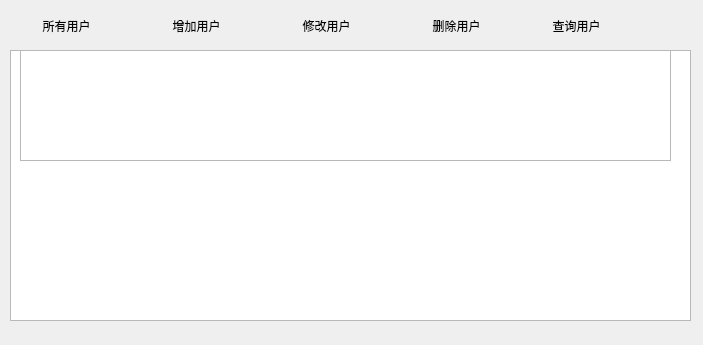
<?xml version="1.0" encoding="UTF-8"?>
<ui version="4.0">
 <class>UserList</class>
 <widget class="QWidget" name="UserList">
  <property name="geometry">
   <rect>
    <x>0</x>
    <y>0</y>
    <width>703</width>
    <height>345</height>
   </rect>
  </property>
  <property name="windowTitle">
   <string>用户管理</string>
  </property>
  <widget class="QPushButton" name="btn_all">
   <property name="geometry">
    <rect>
     <x>10</x>
     <y>10</y>
     <width>113</width>
     <height>32</height>
    </rect>
   </property>
   <property name="styleSheet">
    <string notr="true">font: 75 14pt &quot;Hannotate SC&quot;;
background-image: url(:/new/prefix1/login.png);</string>
   </property>
   <property name="text">
    <string>所有用户</string>
   </property>
   <property name="flat">
    <bool>true</bool>
   </property>
  </widget>
  <widget class="QPushButton" name="btn_add">
   <property name="geometry">
    <rect>
     <x>140</x>
     <y>10</y>
     <width>113</width>
     <height>32</height>
    </rect>
   </property>
   <property name="styleSheet">
    <string notr="true">font: 75 14pt &quot;Hannotate SC&quot;;
background-image: url(:/new/prefix1/login.png);</string>
   </property>
   <property name="text">
    <string>增加用户</string>
   </property>
   <property name="flat">
    <bool>true</bool>
   </property>
  </widget>
  <widget class="QPushButton" name="btn_update">
   <property name="geometry">
    <rect>
     <x>270</x>
     <y>10</y>
     <width>113</width>
     <height>32</height>
    </rect>
   </property>
   <property name="styleSheet">
    <string notr="true">font: 75 14pt &quot;Hannotate SC&quot;;
background-image: url(:/new/prefix1/login.png);</string>
   </property>
   <property name="text">
    <string>修改用户</string>
   </property>
   <property name="flat">
    <bool>true</bool>
   </property>
  </widget>
  <widget class="QPushButton" name="btn_del">
   <property name="geometry">
    <rect>
     <x>400</x>
     <y>10</y>
     <width>113</width>
     <height>32</height>
    </rect>
   </property>
   <property name="styleSheet">
    <string notr="true">font: 75 14pt &quot;Hannotate SC&quot;;
background-image: url(:/new/prefix1/login.png);</string>
   </property>
   <property name="text">
    <string>删除用户</string>
   </property>
   <property name="flat">
    <bool>true</bool>
   </property>
  </widget>
  <widget class="QPushButton" name="btn_search">
   <property name="geometry">
    <rect>
     <x>520</x>
     <y>10</y>
     <width>113</width>
     <height>32</height>
    </rect>
   </property>
   <property name="styleSheet">
    <string notr="true">font: 75 14pt &quot;Hannotate SC&quot;;
background-image: url(:/new/prefix1/login.png);</string>
   </property>
   <property name="text">
    <string>查询用户</string>
   </property>
   <property name="flat">
    <bool>true</bool>
   </property>
  </widget>
  <widget class="QTableView" name="tableView">
   <property name="geometry">
    <rect>
     <x>10</x>
     <y>50</y>
     <width>681</width>
     <height>271</height>
    </rect>
   </property>
  </widget>
  <widget class="QTextEdit" name="te_show">
   <property name="geometry">
    <rect>
     <x>20</x>
     <y>50</y>
     <width>651</width>
     <height>111</height>
    </rect>
   </property>
  </widget>
 </widget>
 <resources/>
 <connections/>
</ui>
